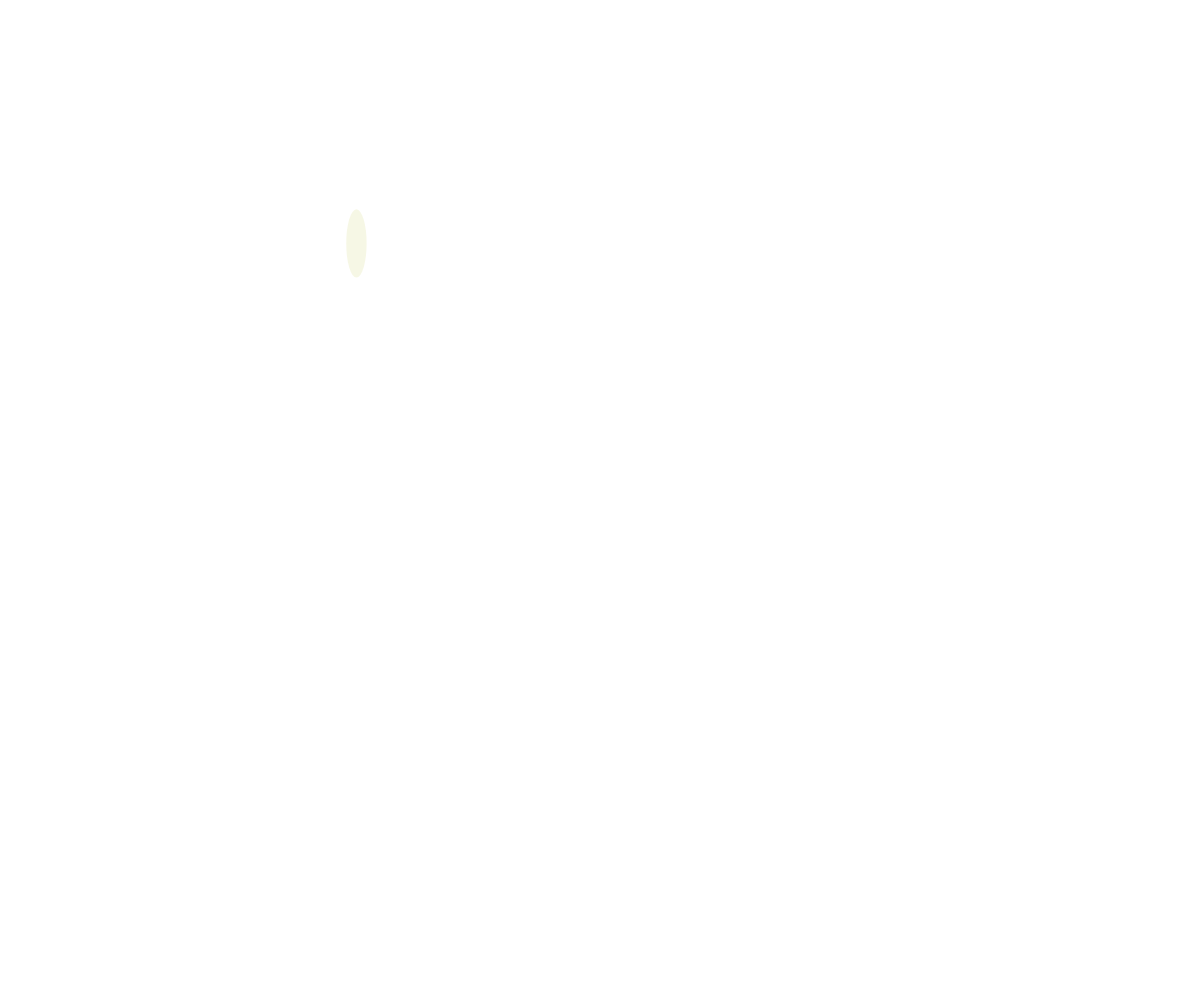
Frame 1 (no input)
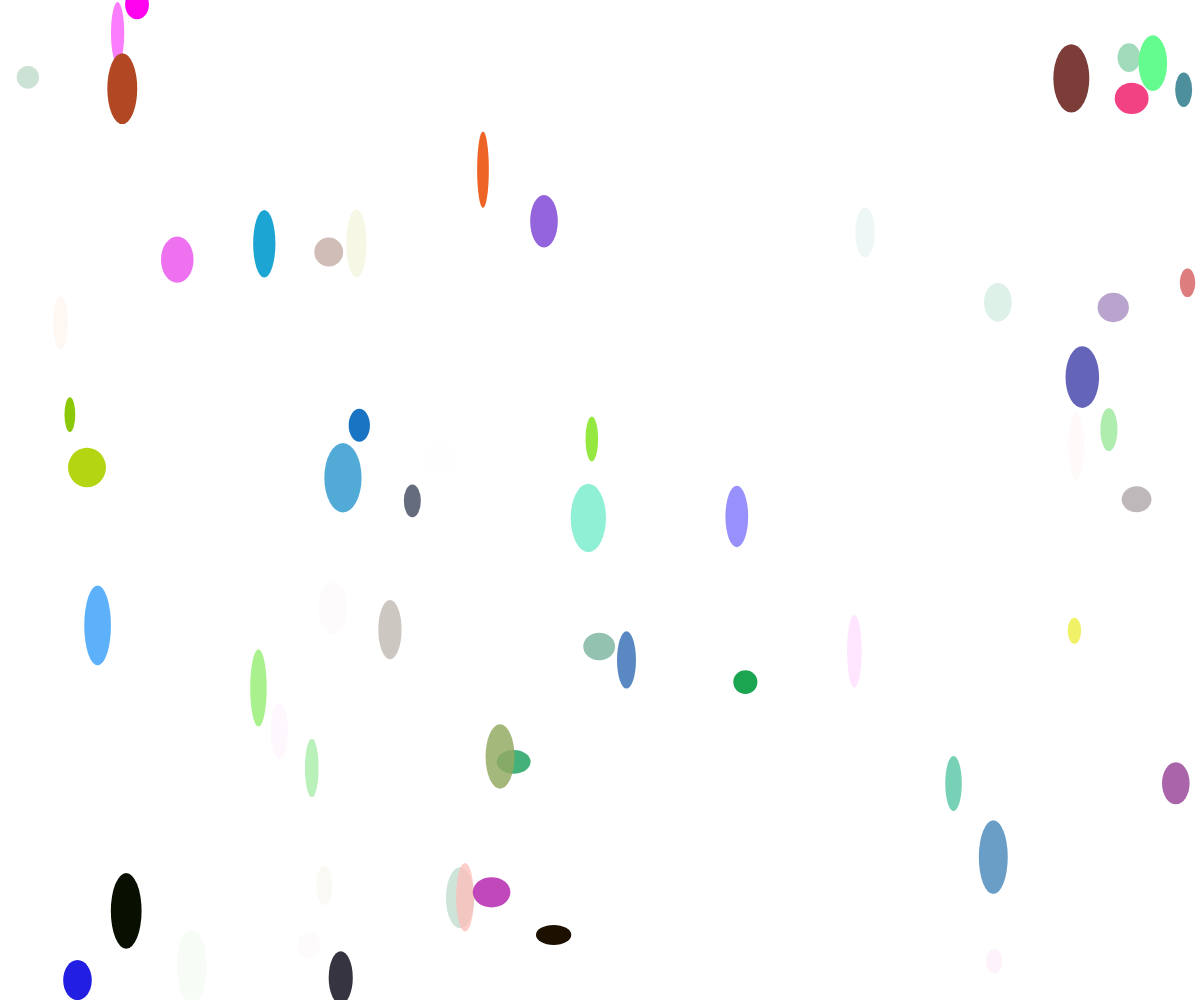
Frame 60 (no input)
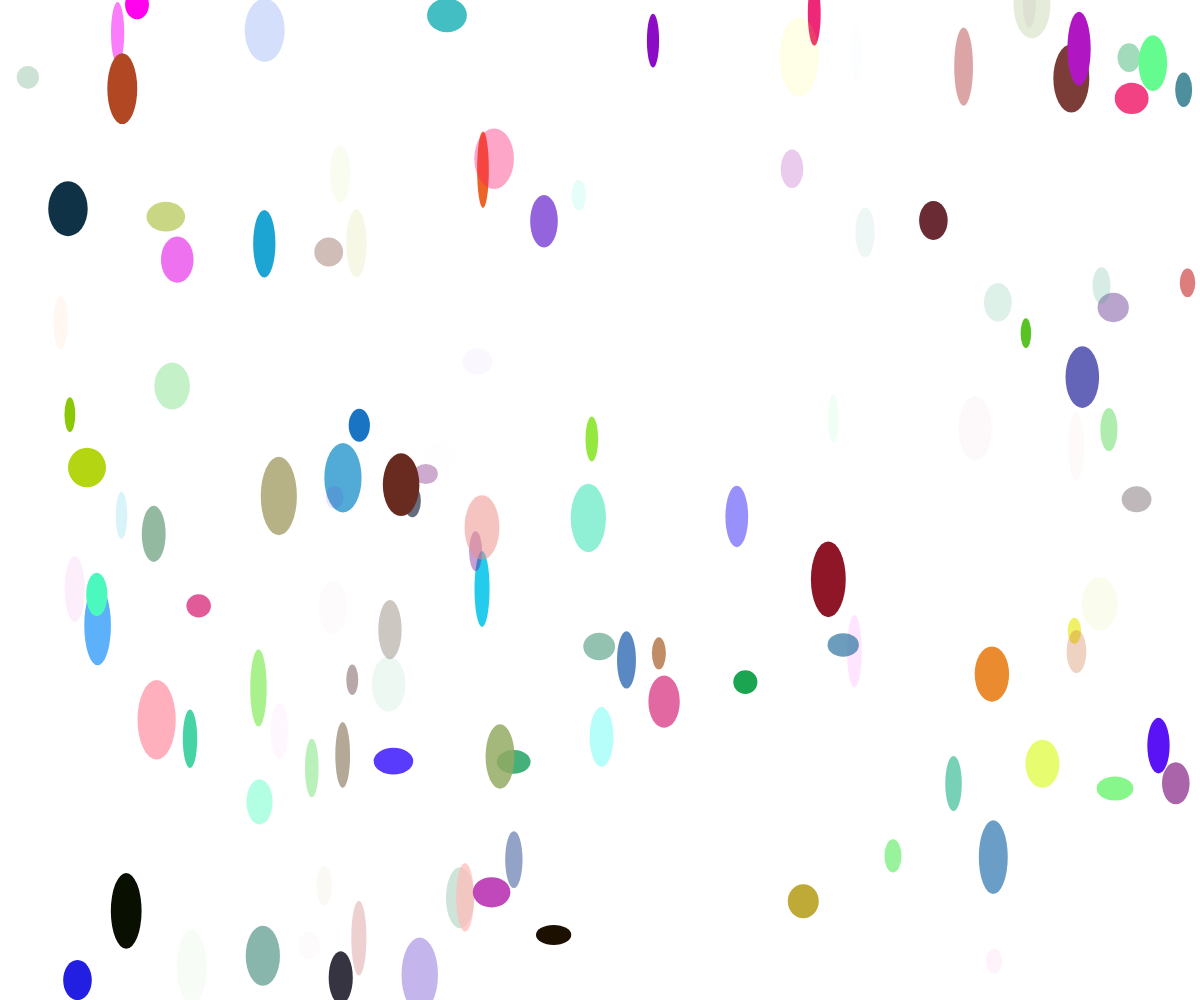
Frame 120 (the mouse pressed at the canvas centre since frame 60)

The p5.js sketch that drew these frames (run headless with seeded random() and noise() and a simulated clock; from frame 60 on, the mouse is pressed at the canvas centre):

// p5.js sketch
// ── sketch.js
// Start Workflow

// Setup Canvas and Background

function setup() {
  createCanvas( windowWidth, windowHeight);
  background( "white" );

  // Set Up Needed Variables

  var dotColorR; // R value of color
  var dotColorG; // G value of color
  var dotColorB; // B value of color
  var dotSizeW; // dot width
  var dotSizeH; // dot height
  var dotPosX; // X position of dot
  var dotPosY; // Y position of dot
  var dotTrans; // dot transparency
  var dotTransMod; // Modifier for Transparency
}

// Draw function
// (I will be drawing ellipses of several different sizes
// and not only making them different colors, but making them different
// transparencies)

function draw() {

  // Variable Sandbox
  push();

  // Set Values for draw

  // Color

  var dotColorR = random( 0, 255 );
  var dotColorB = random( 0, 255 );
  var dotColorG = random( 0, 255 );

  // Dot Size

  var dotSizeW = random( 5, 20 ); // Set value
  var dotSizeW = dotSizeW*2; // Multiply prev. value by 2

  var dotSizeH = random( 20, 80 ); // Set value
  var dotSizrH = dotSizeH/2; // Divide prev. value by two

  // Dot Positions

  var dotPosX = random( 0, windowWidth );
  var dotPosY = random( 0, windowHeight );

  // Dot transparency

  var dotTrans = random( 2, 255 );
  var dotTransMod = dotTrans%3;
  var dotTrans = dotTrans*dotTransMod;
  var dotTrans = abs(dotTrans);
  constrain( dotTrans, 1, 255 );

  pop();

  // *Dot Sandbox*

  push();

  // Draw Dot

  noStroke();
  fill( dotColorR, dotColorG, dotColorB, dotTrans );
  ellipse ( dotPosX, dotPosY, dotSizeW, dotSizeH );

}
